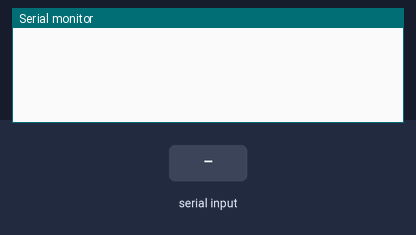
Recording of a sketch running on a simulated Arduino Nano, built with avr-gcc and run on an emulated ATmega328P. Shown: the last lines printed to the serial monitor. The test bench sets the inputs (shaded band).

Above: at 1.2 s.
1.3 s: "/info" received over Serial
At 2.2 s:
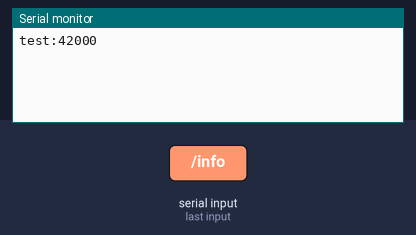
2.8 s: "/status" received over Serial
At 3.6 s:
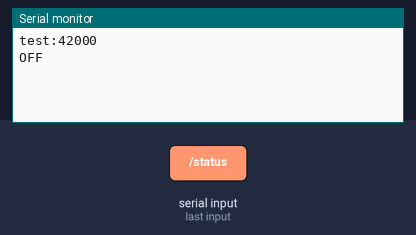
4.3 s: "ON" received over Serial
At 5.4 s:
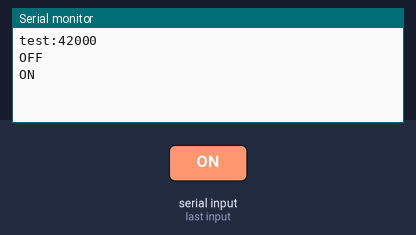

The sketch:

test.ino
```cpp
//Test device : Control onboard led
//This code is used with LibreInterface to showcase
//How to control an arduino using websocket.
//http://github.com/madnerdorg/test
const String usb_name = "test:42000";

//Serial string buffer
String readString;
String state = "OFF";
// Serial

//Check received message
void serialCheck() {
  //Message to initialize websocket
  if (readString == "/info") {
    Serial.println(usb_name);
  }

  //Get current status
  if (readString == "/status"){
    Serial.println(state);
  }

  //Change onboard led state
  if (readString == "ON") {
      digitalWrite(13, 1);
      state = "ON";
      Serial.println(state);
    }
    if (readString == "OFF") {
      digitalWrite(13, 0);
      state = "OFF";
      Serial.println(state);
  }
}

//Convert characters sent by serial to string
void serialManager() {
  //Get Serial as a string
  while (Serial.available()) {
    delay(3); // Wait for data

    //Convert to String
    if (Serial.available() > 0) {
      char c = Serial.read();
      readString += c;
    }
  }
}

void setup() {
  //Setup Serial
  Serial.begin(115200);
}

void loop() {
  serialManager();

  //If string received
  if (readString.length() > 0) {
    serialCheck();
    //We clean the serial buffer
  readString = "";
  }


}
```

Measured:
- after the input at 1.3 s, the serial monitor: prints a new line at once (image 1)
- after the input at 2.8 s, the serial monitor: prints a new line at once (image 2)
- after the input at 4.3 s, the serial monitor: prints a new line at once (image 3)
